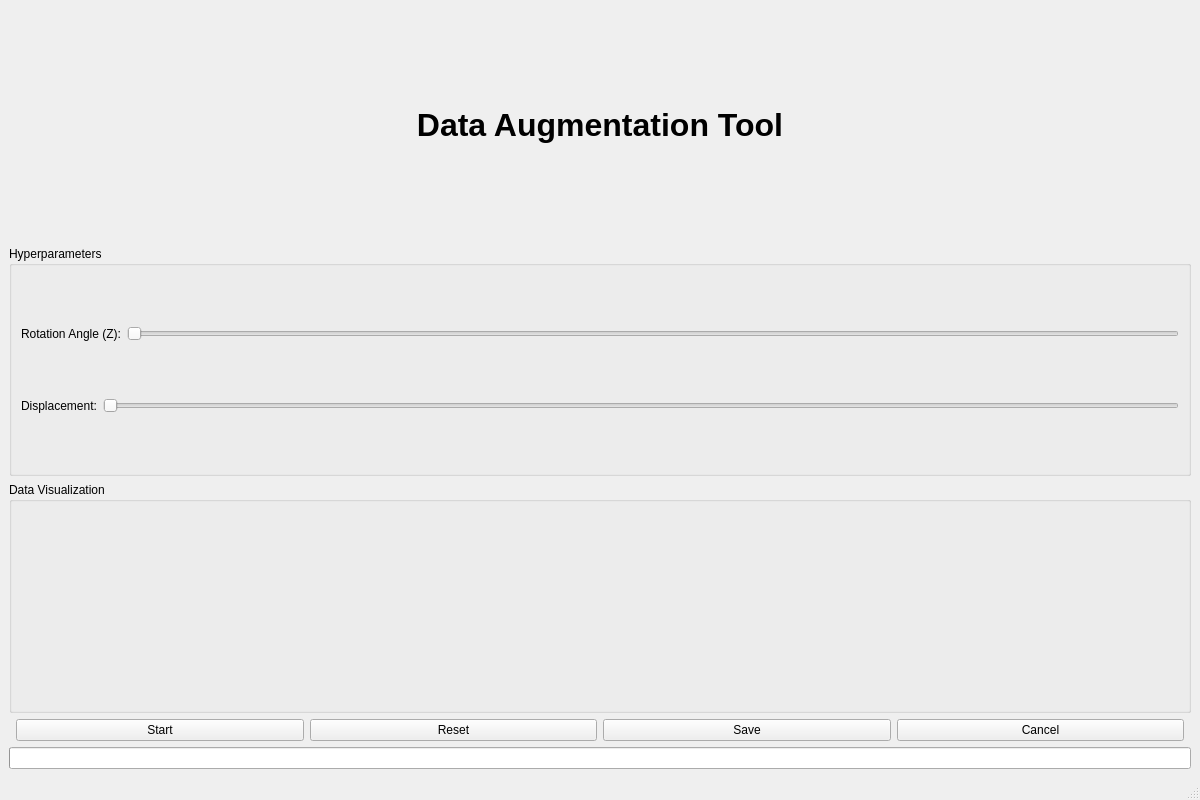
<?xml version="1.0" encoding="UTF-8"?>
<ui version="4.0">
 <class>MainWindow</class>
 <widget class="QMainWindow" name="MainWindow">
  <property name="geometry">
   <rect>
    <x>0</x>
    <y>0</y>
    <width>1200</width>
    <height>800</height>
   </rect>
  </property>
  <property name="windowTitle">
   <string>Data Augmentation Tool</string>
  </property>
  <widget class="QWidget" name="centralwidget">
   <layout class="QVBoxLayout" name="verticalLayout_main">

    <!-- Title -->
    <item>
     <widget class="QLabel" name="label_title">
      <property name="alignment">
       <set>Qt::AlignCenter</set>
      </property>
      <property name="font">
       <font>
        <pointsize>24</pointsize>
        <weight>75</weight>
        <bold>true</bold>
       </font>
      </property>
      <property name="text">
       <string>Data Augmentation Tool</string>
      </property>
     </widget>
    </item>

    <!-- Hyperparameter Controls -->
    <item>
     <widget class="QGroupBox" name="groupBox_hyperparameters">
      <property name="title">
       <string>Hyperparameters</string>
      </property>
      <layout class="QVBoxLayout" name="verticalLayout_hyperparameters">
       <!-- Rotation Angle -->
       <item>
        <layout class="QHBoxLayout" name="horizontalLayout_rotation">
         <item>
          <widget class="QLabel" name="label_rotation">
           <property name="text">
            <string>Rotation Angle (Z):</string>
           </property>
          </widget>
         </item>
         <item>
          <widget class="QSlider" name="slider_rotation">
           <property name="orientation">
            <enum>Qt::Horizontal</enum>
           </property>
           <property name="minimum">
            <number>0</number>
           </property>
           <property name="maximum">
            <number>180</number>
           </property>
          </widget>
         </item>
        </layout>
       </item>
       <!-- Displacement -->
       <item>
        <layout class="QHBoxLayout" name="horizontalLayout_displacement">
         <item>
          <widget class="QLabel" name="label_displacement">
           <property name="text">
            <string>Displacement:</string>
           </property>
          </widget>
         </item>
         <item>
          <widget class="QSlider" name="slider_displacement">
           <property name="orientation">
            <enum>Qt::Horizontal</enum>
           </property>
           <property name="minimum">
            <number>0</number>
           </property>
           <property name="maximum">
            <number>100</number>
           </property>
          </widget>
         </item>
        </layout>
       </item>
      </layout>
     </widget>
    </item>

    <!-- Visualization Charts -->
    <item>
     <widget class="QGroupBox" name="groupBox_charts">
      <property name="title">
       <string>Data Visualization</string>
      </property>
      <layout class="QHBoxLayout" name="horizontalLayout_charts">
       <item>
        <widget class="QWidget" name="chart_before" minimumSize="380,250"/>
       </item>
       <item>
        <widget class="QWidget" name="chart_after" minimumSize="380,250"/>
       </item>
      </layout>
     </widget>
    </item>

    <!-- Control Buttons -->
    <item>
     <layout class="QHBoxLayout" name="horizontalLayout_buttons">
      <item>
       <spacer name="horizontalSpacer_1">
        <property name="orientation">
         <enum>Qt::Horizontal</enum>
        </property>
        <property name="sizeType">
         <enum>QSizePolicy::Expanding</enum>
        </property>
       </spacer>
      </item>
      <item>
       <widget class="QPushButton" name="button_start">
        <property name="text">
         <string>Start</string>
        </property>
       </widget>
      </item>
      <item>
       <widget class="QPushButton" name="button_reset">
        <property name="text">
         <string>Reset</string>
        </property>
       </widget>
      </item>
      <item>
       <widget class="QPushButton" name="button_save">
        <property name="text">
         <string>Save</string>
        </property>
       </widget>
      </item>
      <item>
       <widget class="QPushButton" name="button_cancel">
        <property name="text">
         <string>Cancel</string>
        </property>
       </widget>
      </item>
      <item>
       <spacer name="horizontalSpacer_2">
        <property name="orientation">
         <enum>Qt::Horizontal</enum>
        </property>
        <property name="sizeType">
         <enum>QSizePolicy::Expanding</enum>
        </property>
       </spacer>
      </item>
     </layout>
    </item>

    <!-- Progress Bar -->
    <item>
     <widget class="QProgressBar" name="progressBar"/>
    </item>
    
   </layout>
  </widget>
  <widget class="QMenuBar" name="menubar">
   <property name="geometry">
    <rect>
     <x>0</x>
     <y>0</y>
     <width>1200</width>
     <height>21</height>
    </rect>
   </property>
  </widget>
  <widget class="QStatusBar" name="statusbar"/>
 </widget>
 <resources/>
 <connections/>
</ui>
